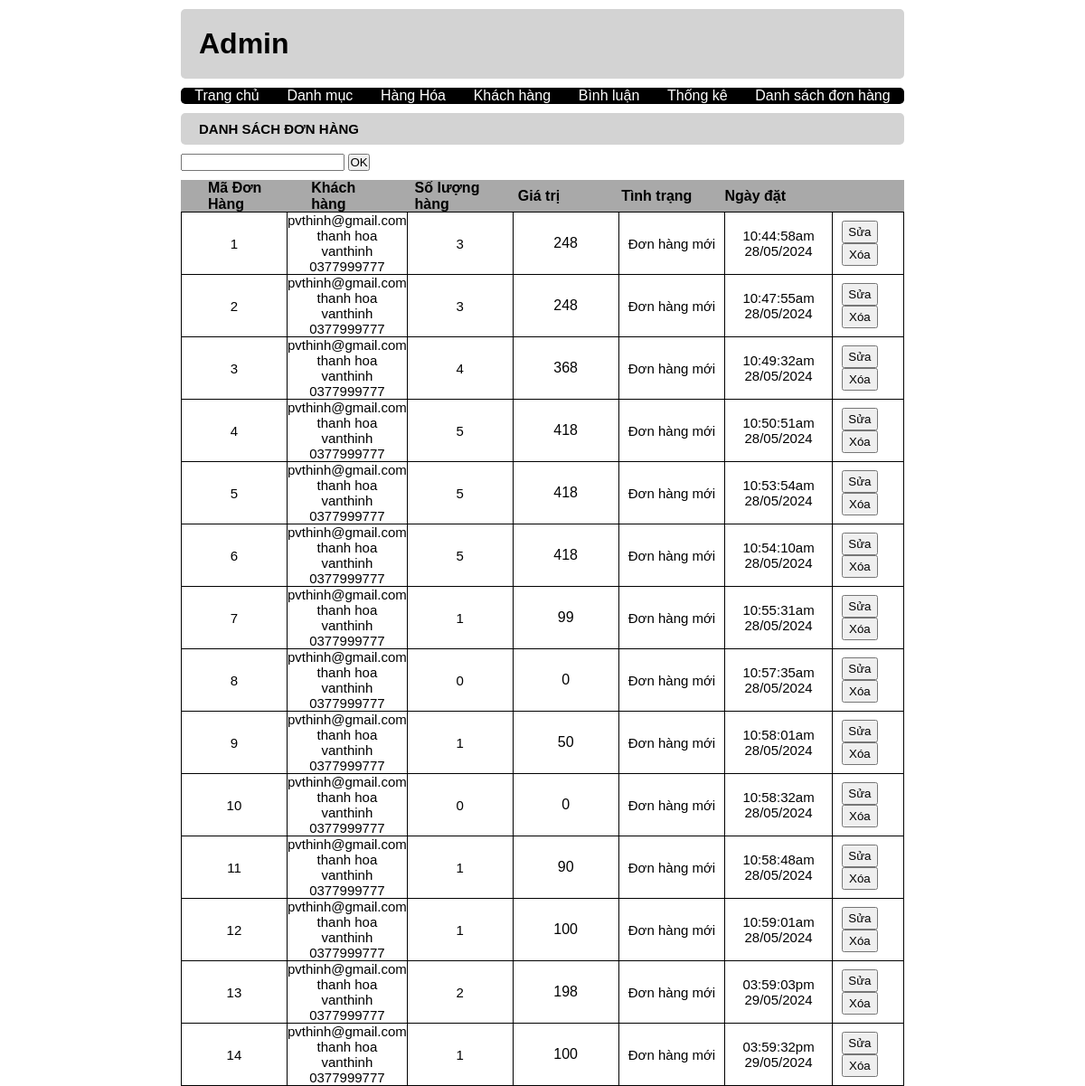
/admin/index.php?act=listbill, run on the app's committed database.
### tables this page shows
CREATE TABLE `bill` (
  `id` int(10) NOT NULL,
  `iduser` int(10) DEFAULT 0,
  `bill_name` varchar(255) NOT NULL,
  `bill_address` varchar(255) NOT NULL,
  `bill_tel` varchar(20) NOT NULL,
  `bill_email` varchar(255) NOT NULL,
  `pttt` tinyint(4) NOT NULL DEFAULT 1 COMMENT '1.Thanh toán khi nhận hàng 2.Chuyển khoản 3.Thanh toán online',
  `ngaydathang` varchar(50) NOT NULL,
  `tongtien` int(10) NOT NULL,
  `bill_status` tinyint(4) NOT NULL DEFAULT 0 COMMENT '0.Đơn hàng mới 1.Đang chờ 2.Đang giao hàng 3.Đã giao hàng'
);

### model/pdo.php (called while the page is built, shortened)
<?php
function pdo_get_connection(){
    $dburl = "mysql:host=localhost;dbname=project;charset=utf8";
    $username = 'root';
    $password = '';
    $conn = new PDO($dburl, $username, $password);
    $conn->setAttribute(PDO::ATTR_ERRMODE, PDO::ERRMODE_EXCEPTION);
    return $conn;
}
function pdo_query($sql){
    $sql_args = array_slice(func_get_args(), 1);
    try{
        $conn = pdo_get_connection();
        $stmt = $conn->prepare($sql);
        $stmt->execute($sql_args);
        $rows = $stmt->fetchAll();
        return $rows;
    }
    catch(PDOException $e){
        throw $e;
    }
    finally{
        unset($conn);
    }
}

### model/cart.php (called while the page is built, shortened)
  <?php
function loadall_cart_count($idbill){
  $sql = "SELECT * FROM cart WHERE idbill=".$idbill;
  return sizeof(pdo_query($sql));
}
function loadall_bill($key="",$iduser=0){
  $sql = "SELECT * FROM bill WHERE 1";
  return pdo_query($sql);
}
function ttdonhang($i){
  switch ($i) {
    case '0':
      $trangthai = "Đơn hàng mới";
      break;
  }
  return $trangthai;
}
  ?>

### admin/bill/list.php (the view, shortened to what this page needs)
<div class="listcatalog">
    <h3 class="look">DANH SÁCH ĐƠN HÀNG</h3>
    <form method="post">
    <input type="text" name="key">
    <input type="submit" name="searchbill" value="OK">
    </form>
    <table>
        <div class="nametable">
            <p>Mã Đơn Hàng</p>
            <p>Khách hàng</p>
            <p>Số lượng hàng</p>
            <p>Giá trị</p>
            <p>Tình trạng</p>
            <p>Ngày đặt</p>
        </div>
        <?php
            foreach ($listbill as $bill) {
                extract($bill);
                $ttdh =  ttdonhang($bill["bill_status"]);
                $soluong = loadall_cart_count($bill["id"]);
                echo '
                <tr class="infotable">
                <td class="id">'.$bill["id"].'</td>
                 <td class="name">
                 '.$bill["bill_email"].' <br>
                 '.$bill["bill_address"].' <br>
                 '.$bill["bill_name"].' <br>
                 '.$bill["bill_tel"].' <br>
                 </td>
                 <td class="name">'.$soluong.'</td>
                 <td class="hinh">'.$bill["tongtien"].'</td>
                 <td class="name">'.$ttdh.'</td>
                 <td class="name">'.$bill["ngaydathang"].'</td>
                 <td class="control">
                <a href="#"><input type="button" value="Sửa"></a>
                <a href="#"> <input type="button" value="Xóa"></a>
                </td>
            </tr>
                ';
            }
        ?>
    </table>
</div>

### admin/header.php (shortened to what this page needs)
<!DOCTYPE html>
<html lang="en">
<head>
    <link rel="stylesheet" href="../view/css/style.css">
</head>
<body>
    <h1 class="title">Admin</h1>
    <ul class="header">
        <li><a href="index.php?act=">Trang chủ</a></li>
        <li><a href="index.php?act=adddm">Danh mục</a></li>
        <li><a href="index.php?act=addsp">Hàng Hóa</a></li>
        <li><a href="index.php?act=dskh">Khách hàng</a></li>
        <li><a href="index.php?act=dsbl">Bình luận</a></li>
        <li><a href="index.php?act=thongke">Thống kê</a></li>
        <li><a href="index.php?act=listbill">Danh sách đơn hàng</a></li>
    </ul>

### admin/index.php (shortened to what this page needs)
<?php
    include "header.php";
    include "../model/pdo.php";
    include "../model/cart.php";
    if(isset($_GET["act"])){
        $act = $_GET["act"];
        switch ($act) {
               case 'listbill':
                    if(isset($_POST["key"])&&($_POST["key"]!=""))
                        $key = $_POST["key"];
                    else
                        $key="";
                $listbill = loadall_bill($key,0);
                 include "bill/list.php";
                 break;
        }
    }
    include "footer.php";
?>

### admin/footer.php
</body>
</html>

### view/css/style.css (style rules this page uses)
* { padding: 0; margin: 0; box-sizing: border-box; font-family: Arial, sans-serif; }
body { height: 100vh; display: flex; flex-direction: column; align-items: center; }
.title { width: 800px; height: 80px; padding: 20px; margin: 10px; border-radius: 5px; background-color: #D3D3D3; color: #000; }
.header { width: 800px; height: 40px; background-color: #000; border-radius: 5px; display: flex; justify-content: space-around; align-items: center; list-style: none; }
ul li a { margin: 10px; text-decoration: none; color: #fff; }
.look { width: 800px; height: 35px; margin: 10px 0; border-radius: 5px; background-color: #D3D3D3; font-size: 15px; }
h3 { line-height: 35px; padding-left: 20px; }
.nametable { width: 800px; height: 35px; display: flex; align-items: center; justify-content: space-around; background-color: #A9A9A9; font-weight: 600; margin-top:10px; }
.nametable p { width: 15%; margin-left: 30px; }
table { border-collapse: collapse; width: 800px; }
.infotable td { border: solid #000 1px; height: 40px; width: 15%; word-wrap: break-word; }
.id,.name { font-size: 15px; text-align: center; }
.hinh { max-width: 100px; text-align: center; }
.control input { width: 40px; height: 25px; margin-left: 10px; }

### data on the page
bill: id "1", bill_email "pvthinh@gmail.com", bill_address "thanh hoa", bill_name "vanthinh", bill_tel "0377999777", soluong "3", tongtien "248", bill_status "Đơn hàng mới", ngaydathang "10:44:58am 28/05/2024"
bill: id "2", bill_email "pvthinh@gmail.com", bill_address "thanh hoa", bill_name "vanthinh", bill_tel "0377999777", soluong "3", tongtien "248", bill_status "Đơn hàng mới", ngaydathang "10:47:55am 28/05/2024"
bill: id "3", bill_email "pvthinh@gmail.com", bill_address "thanh hoa", bill_name "vanthinh", bill_tel "0377999777", soluong "4", tongtien "368", bill_status "Đơn hàng mới", ngaydathang "10:49:32am 28/05/2024"
bill: id "4", bill_email "pvthinh@gmail.com", bill_address "thanh hoa", bill_name "vanthinh", bill_tel "0377999777", soluong "5", tongtien "418", bill_status "Đơn hàng mới", ngaydathang "10:50:51am 28/05/2024"
bill: id "5", bill_email "pvthinh@gmail.com", bill_address "thanh hoa", bill_name "vanthinh", bill_tel "0377999777", soluong "5", tongtien "418", bill_status "Đơn hàng mới", ngaydathang "10:53:54am 28/05/2024"
bill: id "6", bill_email "pvthinh@gmail.com", bill_address "thanh hoa", bill_name "vanthinh", bill_tel "0377999777", soluong "5", tongtien "418", bill_status "Đơn hàng mới", ngaydathang "10:54:10am 28/05/2024"
bill: id "7", bill_email "pvthinh@gmail.com", bill_address "thanh hoa", bill_name "vanthinh", bill_tel "0377999777", soluong "1", tongtien "99", bill_status "Đơn hàng mới", ngaydathang "10:55:31am 28/05/2024"
bill: id "8", bill_email "pvthinh@gmail.com", bill_address "thanh hoa", bill_name "vanthinh", bill_tel "0377999777", soluong "0", tongtien "0", bill_status "Đơn hàng mới", ngaydathang "10:57:35am 28/05/2024"
bill: id "9", bill_email "pvthinh@gmail.com", bill_address "thanh hoa", bill_name "vanthinh", bill_tel "0377999777", soluong "1", tongtien "50", bill_status "Đơn hàng mới", ngaydathang "10:58:01am 28/05/2024"
bill: id "10", bill_email "pvthinh@gmail.com", bill_address "thanh hoa", bill_name "vanthinh", bill_tel "0377999777", soluong "0", tongtien "0", bill_status "Đơn hàng mới", ngaydathang "10:58:32am 28/05/2024"
bill: id "11", bill_email "pvthinh@gmail.com", bill_address "thanh hoa", bill_name "vanthinh", bill_tel "0377999777", soluong "1", tongtien "90", bill_status "Đơn hàng mới", ngaydathang "10:58:48am 28/05/2024"
bill: id "12", bill_email "pvthinh@gmail.com", bill_address "thanh hoa", bill_name "vanthinh", bill_tel "0377999777", soluong "1", tongtien "100", bill_status "Đơn hàng mới", ngaydathang "10:59:01am 28/05/2024"
bill: id "13", bill_email "pvthinh@gmail.com", bill_address "thanh hoa", bill_name "vanthinh", bill_tel "0377999777", soluong "2", tongtien "198", bill_status "Đơn hàng mới", ngaydathang "03:59:03pm 29/05/2024"
bill: id "14", bill_email "pvthinh@gmail.com", bill_address "thanh hoa", bill_name "vanthinh", bill_tel "0377999777", soluong "1", tongtien "100", bill_status "Đơn hàng mới", ngaydathang "03:59:32pm 29/05/2024"
